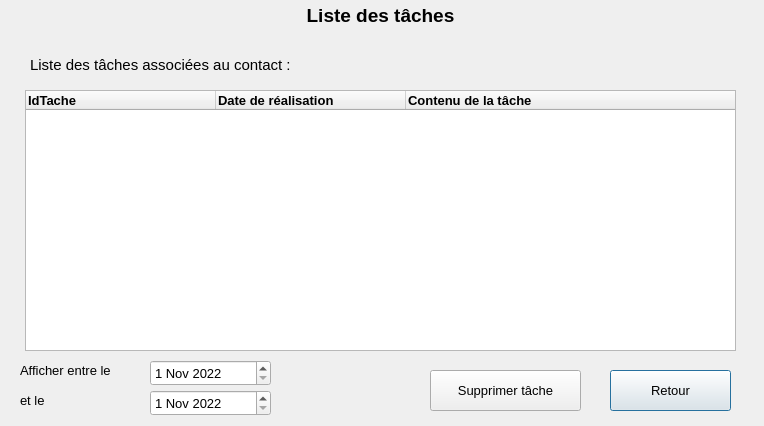
<?xml version="1.0" encoding="UTF-8"?>
<ui version="4.0">
 <class>ListeTaches</class>
 <widget class="QDialog" name="ListeTaches">
  <property name="geometry">
   <rect>
    <x>0</x>
    <y>0</y>
    <width>764</width>
    <height>426</height>
   </rect>
  </property>
  <property name="minimumSize">
   <size>
    <width>764</width>
    <height>426</height>
   </size>
  </property>
  <property name="maximumSize">
   <size>
    <width>764</width>
    <height>426</height>
   </size>
  </property>
  <property name="windowTitle">
   <string>OGC (Outil de Gestion des Contacts)</string>
  </property>
  <widget class="QLabel" name="titre">
   <property name="geometry">
    <rect>
     <x>0</x>
     <y>0</y>
     <width>761</width>
     <height>31</height>
    </rect>
   </property>
   <property name="font">
    <font>
     <pointsize>14</pointsize>
     <bold>true</bold>
    </font>
   </property>
   <property name="contextMenuPolicy">
    <enum>Qt::DefaultContextMenu</enum>
   </property>
   <property name="text">
    <string>Liste des tâches</string>
   </property>
   <property name="alignment">
    <set>Qt::AlignCenter</set>
   </property>
  </widget>
  <widget class="QPushButton" name="boutonRetour">
   <property name="geometry">
    <rect>
     <x>610</x>
     <y>370</y>
     <width>121</width>
     <height>41</height>
    </rect>
   </property>
   <property name="font">
    <font>
     <pointsize>10</pointsize>
    </font>
   </property>
   <property name="text">
    <string>Retour</string>
   </property>
  </widget>
  <widget class="QLabel" name="labelDateDebut">
   <property name="geometry">
    <rect>
     <x>20</x>
     <y>360</y>
     <width>121</width>
     <height>20</height>
    </rect>
   </property>
   <property name="font">
    <font>
     <pointsize>10</pointsize>
    </font>
   </property>
   <property name="text">
    <string>Afficher entre le</string>
   </property>
  </widget>
  <widget class="QDateEdit" name="dateDebut">
   <property name="geometry">
    <rect>
     <x>150</x>
     <y>360</y>
     <width>121</width>
     <height>26</height>
    </rect>
   </property>
   <property name="font">
    <font>
     <pointsize>10</pointsize>
    </font>
   </property>
   <property name="maximumDate">
    <date>
     <year>2026</year>
     <month>12</month>
     <day>31</day>
    </date>
   </property>
   <property name="minimumDate">
    <date>
     <year>2022</year>
     <month>11</month>
     <day>1</day>
    </date>
   </property>
  </widget>
  <widget class="QDateEdit" name="dateFin">
   <property name="geometry">
    <rect>
     <x>150</x>
     <y>390</y>
     <width>121</width>
     <height>26</height>
    </rect>
   </property>
   <property name="font">
    <font>
     <pointsize>10</pointsize>
    </font>
   </property>
   <property name="maximumDate">
    <date>
     <year>2026</year>
     <month>12</month>
     <day>31</day>
    </date>
   </property>
   <property name="minimumDate">
    <date>
     <year>2022</year>
     <month>11</month>
     <day>1</day>
    </date>
   </property>
  </widget>
  <widget class="QLabel" name="labelDateFin">
   <property name="geometry">
    <rect>
     <x>20</x>
     <y>390</y>
     <width>121</width>
     <height>20</height>
    </rect>
   </property>
   <property name="font">
    <font>
     <pointsize>10</pointsize>
    </font>
   </property>
   <property name="text">
    <string>et le</string>
   </property>
  </widget>
  <widget class="QPushButton" name="SupprimerTache">
   <property name="geometry">
    <rect>
     <x>430</x>
     <y>370</y>
     <width>151</width>
     <height>41</height>
    </rect>
   </property>
   <property name="font">
    <font>
     <pointsize>10</pointsize>
    </font>
   </property>
   <property name="text">
    <string>Supprimer tâche</string>
   </property>
  </widget>
  <widget class="QTableWidget" name="tableListeTaches">
   <property name="geometry">
    <rect>
     <x>25</x>
     <y>90</y>
     <width>711</width>
     <height>261</height>
    </rect>
   </property>
   <property name="editTriggers">
    <set>QAbstractItemView::NoEditTriggers</set>
   </property>
   <property name="selectionMode">
    <enum>QAbstractItemView::SingleSelection</enum>
   </property>
   <property name="selectionBehavior">
    <enum>QAbstractItemView::SelectRows</enum>
   </property>
   <attribute name="horizontalHeaderMinimumSectionSize">
    <number>190</number>
   </attribute>
   <attribute name="horizontalHeaderDefaultSectionSize">
    <number>190</number>
   </attribute>
   <attribute name="horizontalHeaderStretchLastSection">
    <bool>true</bool>
   </attribute>
   <attribute name="verticalHeaderVisible">
    <bool>false</bool>
   </attribute>
   <attribute name="verticalHeaderMinimumSectionSize">
    <number>35</number>
   </attribute>
   <attribute name="verticalHeaderDefaultSectionSize">
    <number>35</number>
   </attribute>
   <column>
    <property name="text">
     <string>IdTache</string>
    </property>
    <property name="font">
     <font>
      <pointsize>10</pointsize>
      <bold>true</bold>
     </font>
    </property>
    <property name="textAlignment">
     <set>AlignLeading|AlignVCenter</set>
    </property>
   </column>
   <column>
    <property name="text">
     <string>Date de réalisation</string>
    </property>
    <property name="font">
     <font>
      <pointsize>10</pointsize>
      <bold>true</bold>
     </font>
    </property>
    <property name="textAlignment">
     <set>AlignLeading|AlignVCenter</set>
    </property>
   </column>
   <column>
    <property name="text">
     <string>Contenu de la tâche</string>
    </property>
    <property name="font">
     <font>
      <pointsize>10</pointsize>
      <bold>true</bold>
     </font>
    </property>
    <property name="textAlignment">
     <set>AlignLeading|AlignVCenter</set>
    </property>
   </column>
  </widget>
  <widget class="QLabel" name="labelListeTaches">
   <property name="geometry">
    <rect>
     <x>30</x>
     <y>55</y>
     <width>301</width>
     <height>20</height>
    </rect>
   </property>
   <property name="font">
    <font>
     <pointsize>11</pointsize>
    </font>
   </property>
   <property name="text">
    <string>Liste des tâches associées au contact :</string>
   </property>
  </widget>
  <widget class="QLabel" name="nomContact">
   <property name="geometry">
    <rect>
     <x>340</x>
     <y>48</y>
     <width>401</width>
     <height>31</height>
    </rect>
   </property>
   <property name="font">
    <font>
     <pointsize>12</pointsize>
     <italic>false</italic>
     <bold>false</bold>
     <strikeout>false</strikeout>
     <kerning>true</kerning>
    </font>
   </property>
   <property name="text">
    <string/>
   </property>
  </widget>
 </widget>
 <resources/>
 <connections/>
</ui>
